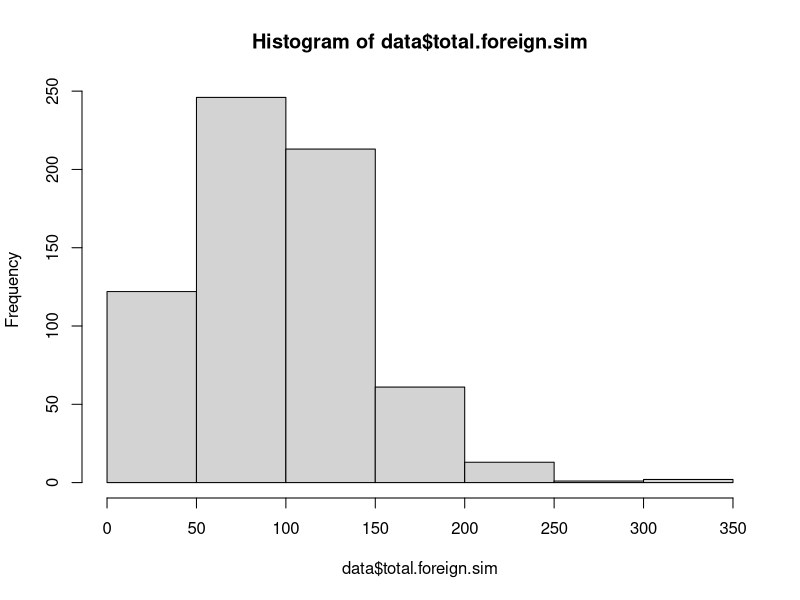
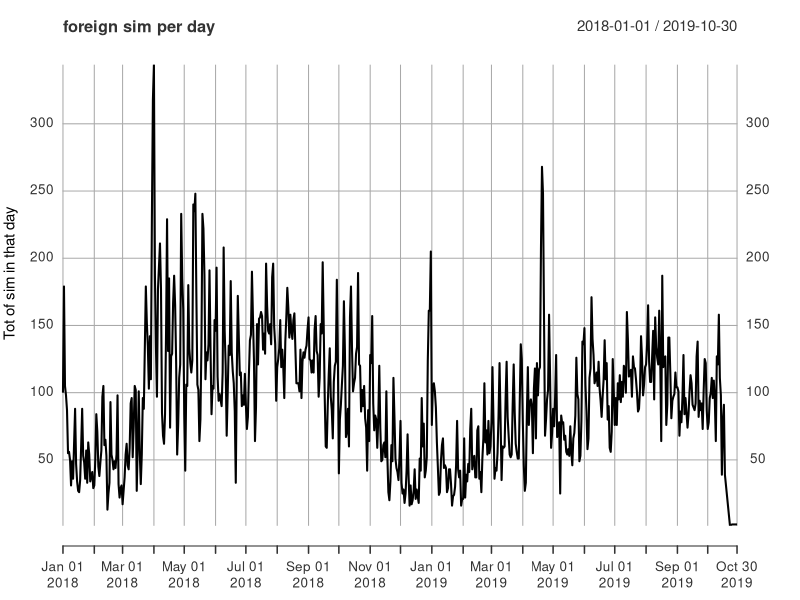
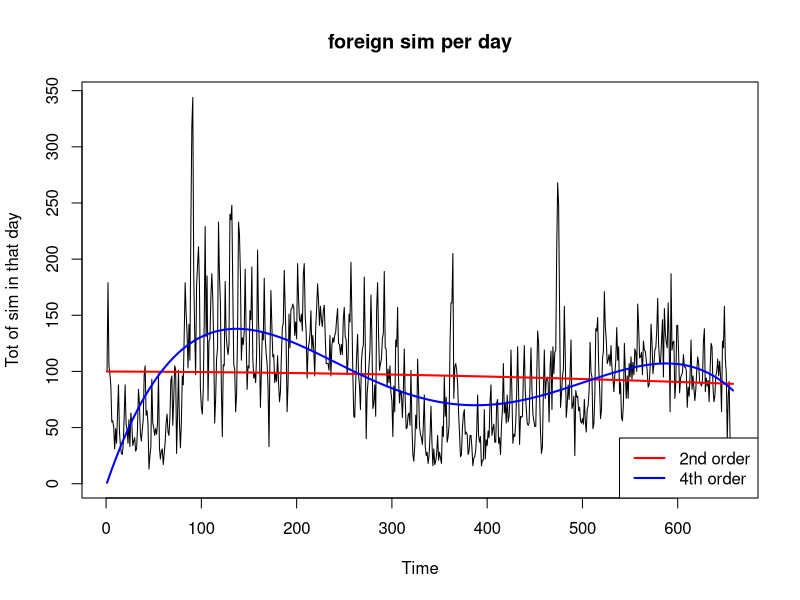
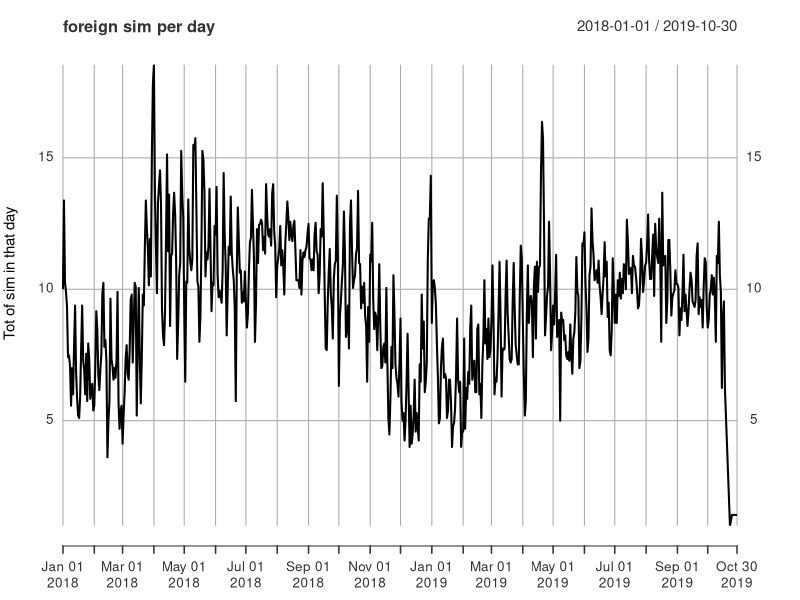
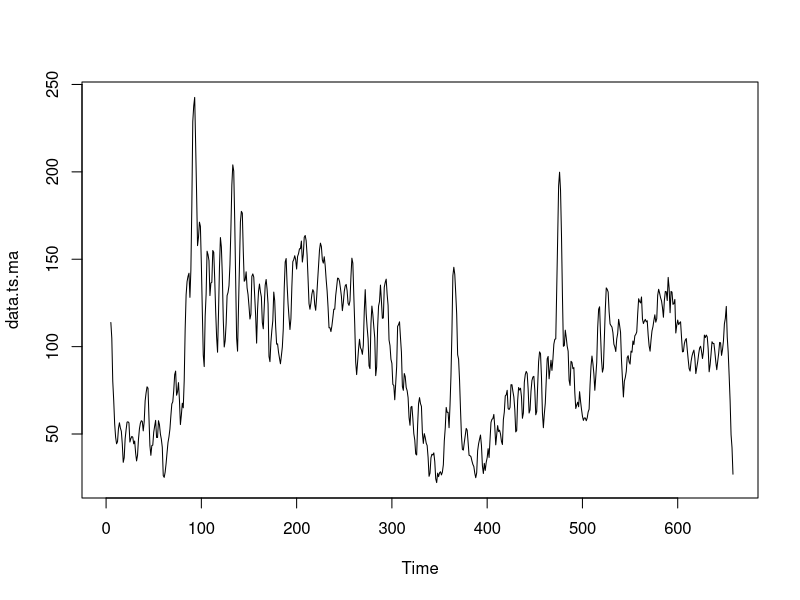
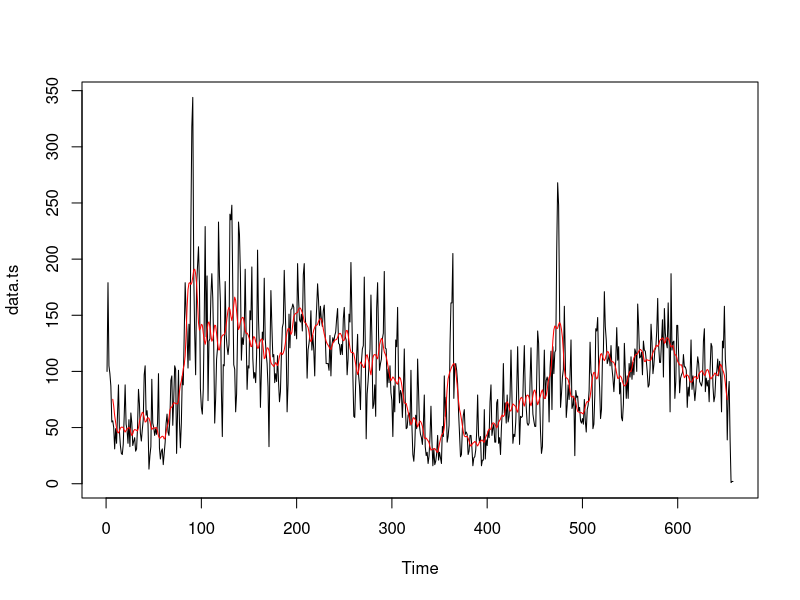
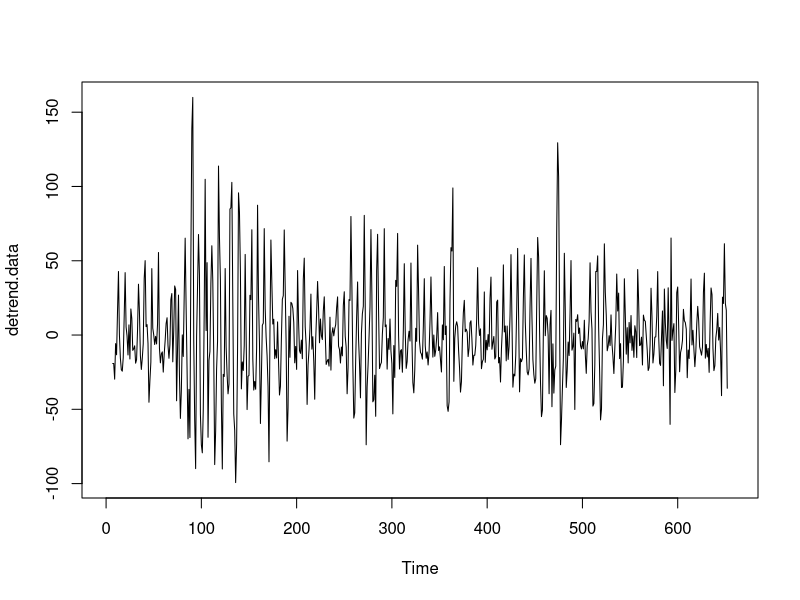
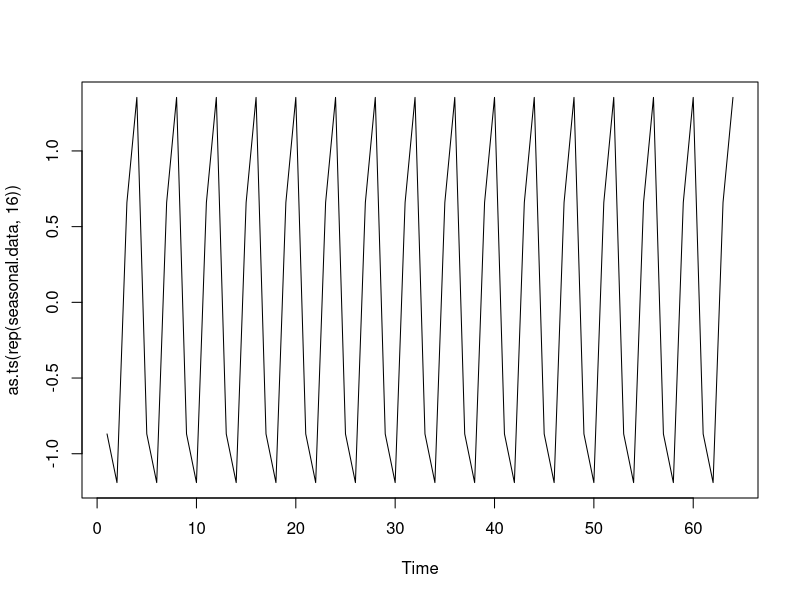

Write R code to recreate these figures, in order.
## ---- chunk 1
require(zoo)
require(xts)
data <- read.csv("sims2018milan.csv",sep = ";")
data <- rbind(data, read.csv("foreignsim_2019-11-07.csv",sep = ";"))

data$prefix <- NULL
data$country <- NULL
data$num <- NULL
data$total.ita.sim <- NULL
## ---- chunk 2
ll <- aggregate.data.frame(data$total.foreign.sim,by=list(data$date),FUN=mean)
names(ll)[2] <- "total.foreign.sim"
names(ll)[1] <- "Date"
data <- ll

print("minimum, lower-hinge, median, upper-hinge, maximum)")
fivenum(data$total.foreign.sim)
dim(data)
hist(data$total.foreign.sim)
## ---- chunk 3
data$Date <- as.Date(data$Date, format = "%Y-%m-%d")
#typeof(data$date[1])
data.xts <- xts(data$total.foreign.sim, order.by=data$Date, frequency = 365)
data.ts <- ts(data$total.foreign.sim)

main <- "foreign sim per day"
ylab<-"Tot of sim in that day"
plot(data.xts,ylab=ylab,main=main)
## ---- chunk 4
tt<-as.numeric(time(data.ts))
fit2<-lm(data.ts~poly(tt,degree=2,raw=TRUE))
fit4<-lm(data.ts~poly(tt,degree=4,raw=TRUE))
## ---- chunk 5
main <- "foreign sim per day"
plot(data.ts,ylab=ylab,main=main)
lines(tt,predict(fit2),col='red',lwd=2)
lines(tt,predict(fit4),col='blue',lwd=2)
legend("bottomright",legend = c("2nd order","4th order"),lwd=2,lty=1,col=c("red","blue"))
## ---- chunk 6
data.xts.log <- xts(sqrt(data$total.foreign.sim), order.by=data$Date, frequency = 365)

main <- "foreign sim per day"
ylab<-"Tot of sim in that day"
plot(data.xts.log,ylab=ylab,main=main)
## ---- chunk 7
require(TTR)
data.ts.ma <- SMA(data.ts, n=5)
plot.ts(data.ts.ma)
## ---- chunk 8
# Decomposing seasonal data
#data.ts.dec <- decompose(data.ts)
#plot.ts(data.ts.dec)
#Error in decompose(data.ts) : time series has no or less than 2 periods
# so no seasonality ca be fou d by R
## ---- chunk 9
#install.packages("forecast")
library(forecast)
trend.data = ma(data.ts, order = 12, centre = T)
plot(data.ts)
lines(trend.data, col="red")
## ---- chunk 10
detrend.data = data.ts - trend.data
plot(detrend.data)
## ---- chunk 11
m_data = t(matrix(data = detrend.data, nrow = 4))
seasonal.data = colMeans(m_data, na.rm = T)
plot(as.ts(rep(seasonal.data,16)))
## ---- chunk 12
random.data = data.ts - trend.data - seasonal.data
plot(random.data)
